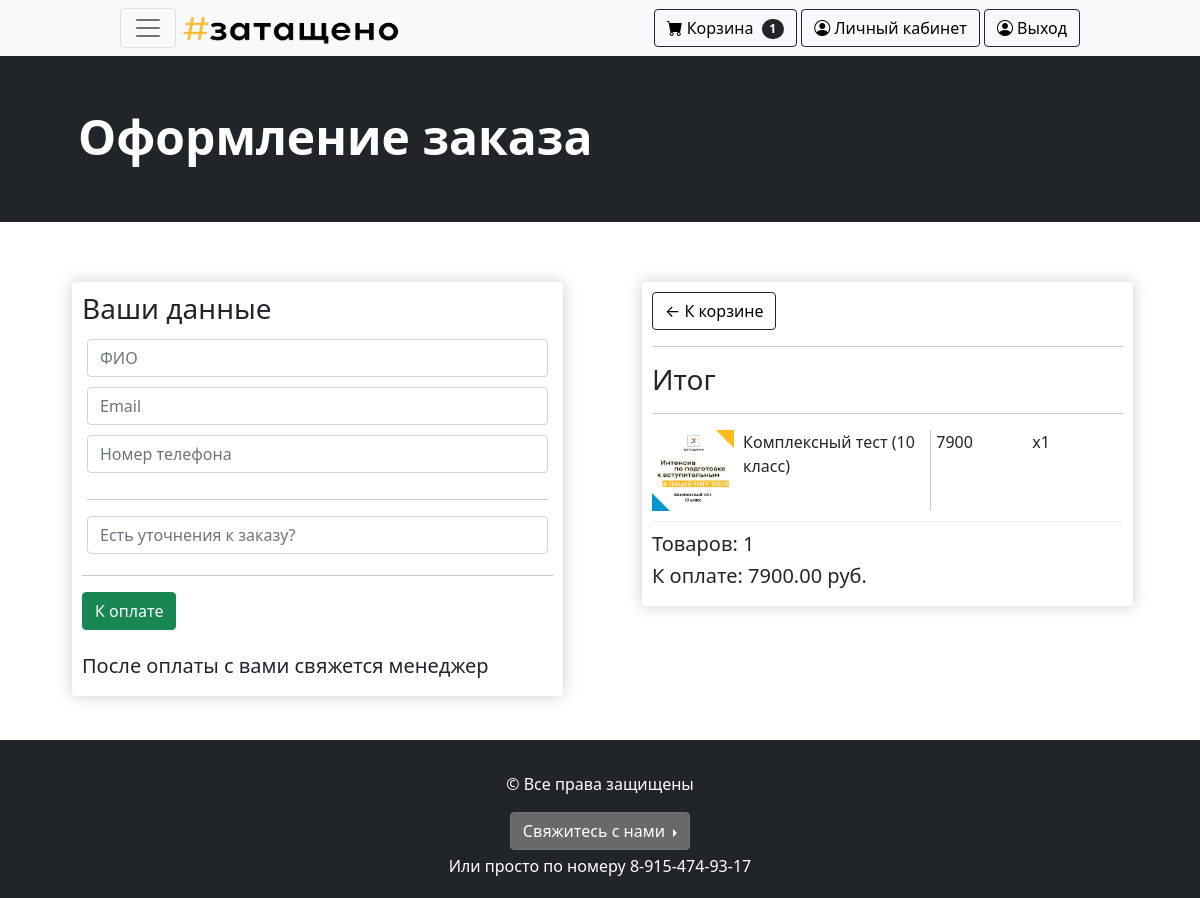
Before: /checkout/ (signed in) with the older database file.
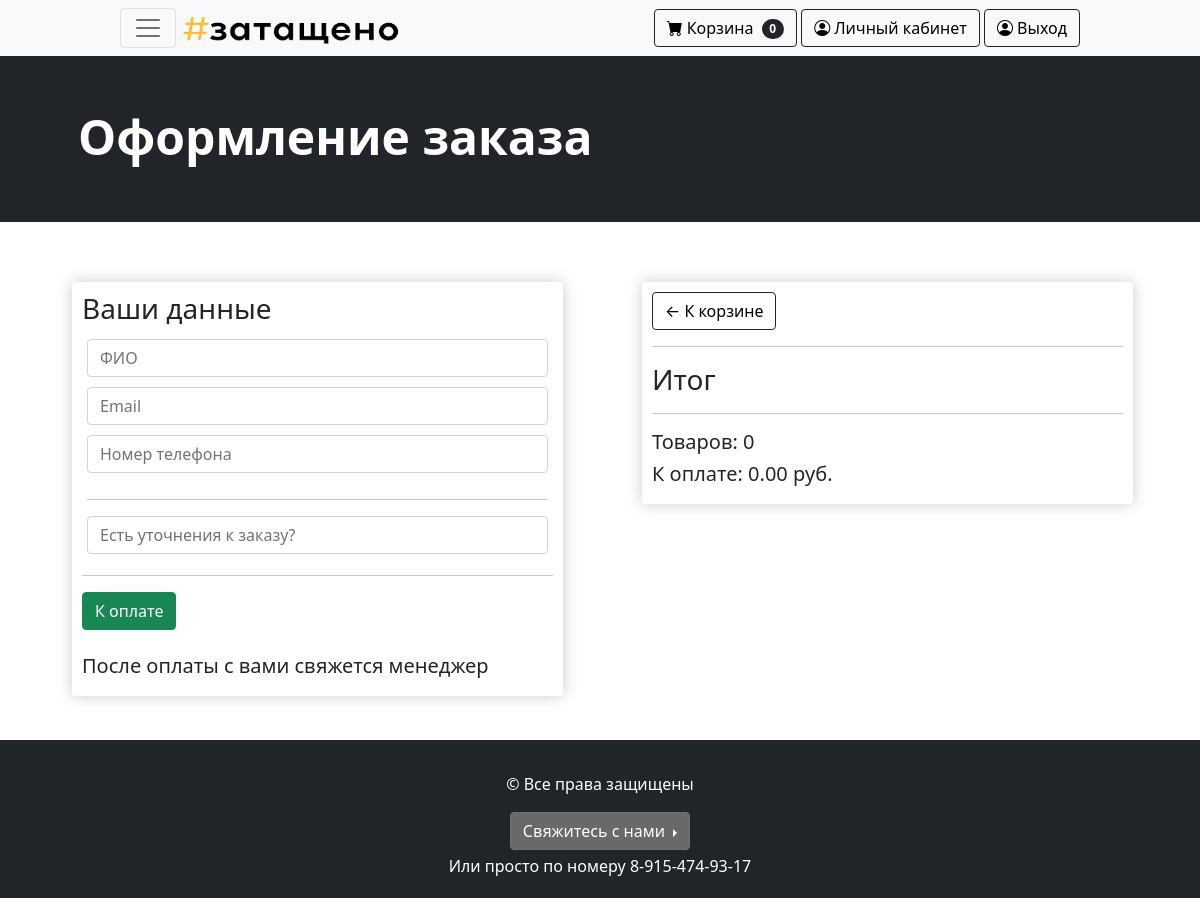
After: the same page with the newer database file.
### main/models.py (models this page shows, shortened)
class OrderItem(models.Model):
    product = models.ForeignKey(Item, on_delete=models.SET_NULL, null=True, blank=True, verbose_name='Товар')
    order = models.ForeignKey(Order, on_delete=models.SET_NULL, null=True, verbose_name='Заказ')
    quantity = models.IntegerField(default=0, null=True, blank=True, verbose_name='Количество')
    @property
    def get_total(self):
        total = self.product.price * self.quantity
        return total
    class Meta:
        verbose_name = 'Товар заказа'
        verbose_name_plural = 'Товары заказов'

class Item(models.Model):
    category = models.ForeignKey('Category', on_delete=models.PROTECT, null=True, verbose_name='Категория')
    title = models.CharField(max_length=200, verbose_name='Наименование')
    content = models.TextField(verbose_name='Описание', null=True, blank=True)
    slug = models.SlugField(unique=True, null=True)
    price = models.PositiveIntegerField(verbose_name='Цена')
    image = models.ImageField(upload_to='photos', verbose_name='Фото', blank=True)
    classroom = models.URLField(blank=True, null=True,)
    class_code = models.CharField(max_length=7, null=True, blank=True)
    grade = models.PositiveIntegerField(verbose_name='Класс обучения', null=True, blank=True)
    subject = models.CharField(max_length=255, verbose_name='Предмет', null=True, blank=True)
    is_available = models.BooleanField(verbose_name='Наличие')
    class Meta:
        verbose_name = 'Товар'
        verbose_name_plural = 'Товары'
        ordering = ['title']

class Order(models.Model):
    customer = models.ForeignKey(Customer, on_delete=models.SET_NULL, null=True, blank=True, verbose_name='Покупатель')
    date_ordered = models.DateTimeField(auto_now_add=True, verbose_name='Дата')
    complete = models.BooleanField(default=False, verbose_name='Оплачен')
    transaction_id = models.CharField(max_length=200, null=True)
    @property
    def get_cart_total(self):
        orderitems = self.orderitem_set.all()
        total = sum([item.get_total for item in orderitems])
        return total
    @property
    def get_cart_items(self):
        orderitems = self.orderitem_set.all()
        total = sum([item.quantity for item in orderitems])
        return total
    class Meta:
        verbose_name = 'Заказ'
        verbose_name_plural = 'Заказы'

### main/views.py (the view)
# urls.py: path('checkout/', views.checkout, name="checkout"),
def checkout(request):
    data = cartData(request)
    cartItems = data['cartItems']
    order = data['order']
    items = data['items']
    categories = Category.objects.all()
    context = {'items': items,
               'order': order,
               'cartItems': cartItems,
               'categories': categories
               }
    return render(request, 'main/checkout.html', context)

### main/utils.py (called while the page is built)
def cartData(request):
    if request.user.is_authenticated:
        customer = request.user.customer
        order, created = Order.objects.get_or_create(customer=customer, complete=False)
        items = order.orderitem_set.all()
        cartItems = order.get_cart_items
    else:
        cookieData = cookieCart(request)
        cartItems = cookieData['cartItems']
        order = cookieData['order']
        items = cookieData['items']
    return {'cartItems':cartItems, 'order': order, 'items': items}

### main/templates/main/checkout.html (shortened to what this page needs)
{% extends 'main/index.html' %}
{% load static  %}
{% block content %}
     <header class="bg-dark py-5" style="width:100%">
            <div class="container px-4 px-lg-5 my-1">
                <div class="text-start text-white">
                    <h2 class="display-5 fw-bolder">Оформление заказа</h2>
                </div>
            </div>
    </header>
    <div class="row" style="margin: 50px 0px 20px 5%; justify-content: space-around">
		<div class="col-lg-6">
			<div class="box-element">
				<form id="form">
					<div id="user-info">
                        <h3>Ваши данные</h3>
						<div class="form-field">
							<input required class="form-control" type="text" name="name" placeholder="ФИО">
						</div>
						<div id = "email_odd" class="form-field" >
							<input required class="form-control" type="email" name="email" placeholder="Email">
						</div>
                        <div class="form-field">
							<input required class="form-control" type="text" name="phone" placeholder="Номер телефона">
						</div>
					</div>
                    <div>
                        <div class="form-field">
                            <hr>
                            <input class="form-control" type="text" name="details" placeholder="Есть уточнения к заказу?">
                        </div>
                    </div>
					<hr>
					<input id="form-button" class="btn btn-success btn-block" type="submit" value="К оплате">
				</form>
                <br>
                <h5>После оплаты с вами свяжется менеджер</h5>
			</div>
			<br>
		</div>
		<div class="col-lg-6">
			<div class="box-element">
                <a  class="btn btn-outline-dark" href="/cart">&#x2190; К корзине</a>
				<hr>
				<h3>Итог</h3>
				<hr>
                {% for item in items %}
				<div class="cart-row">
					<div style="flex:1"><img class="row-image" style="width:90%" src="{{item.product.image.url}}"></div>
					<div style="flex:2; padding-right:5px"><p>{{ item.product.title }}</p></div>
					<div style="flex:1; padding-left:5px; padding-right:5px"><p>{{item.product.price}}</p></div>
					<div style="flex:1"><p>x{{ item.quantity }}</p></div>
				</div>
                {% endfor %}
				<h5>Товаров: {{ order.get_cart_items }}</h5>
				<h5>К оплате: {{order.get_cart_total|floatformat:2}} руб.</h5>
			</div>
		</div>
	</div>
{% endblock content %}

Changed rows visible on the page:
no longer on this page (row unchanged): OrderItem: product.image (picture), product "Комплексный тест (10 класс)", product.price "7900", quantity "1"
no longer on this page (row edited): Order: get_cart_items "1", get_cart_total "7900.00"
added Order: get_cart_items "0", get_cart_total "0.00"
Other visible differences:
{{ cartItems }}: "1" → "0"
